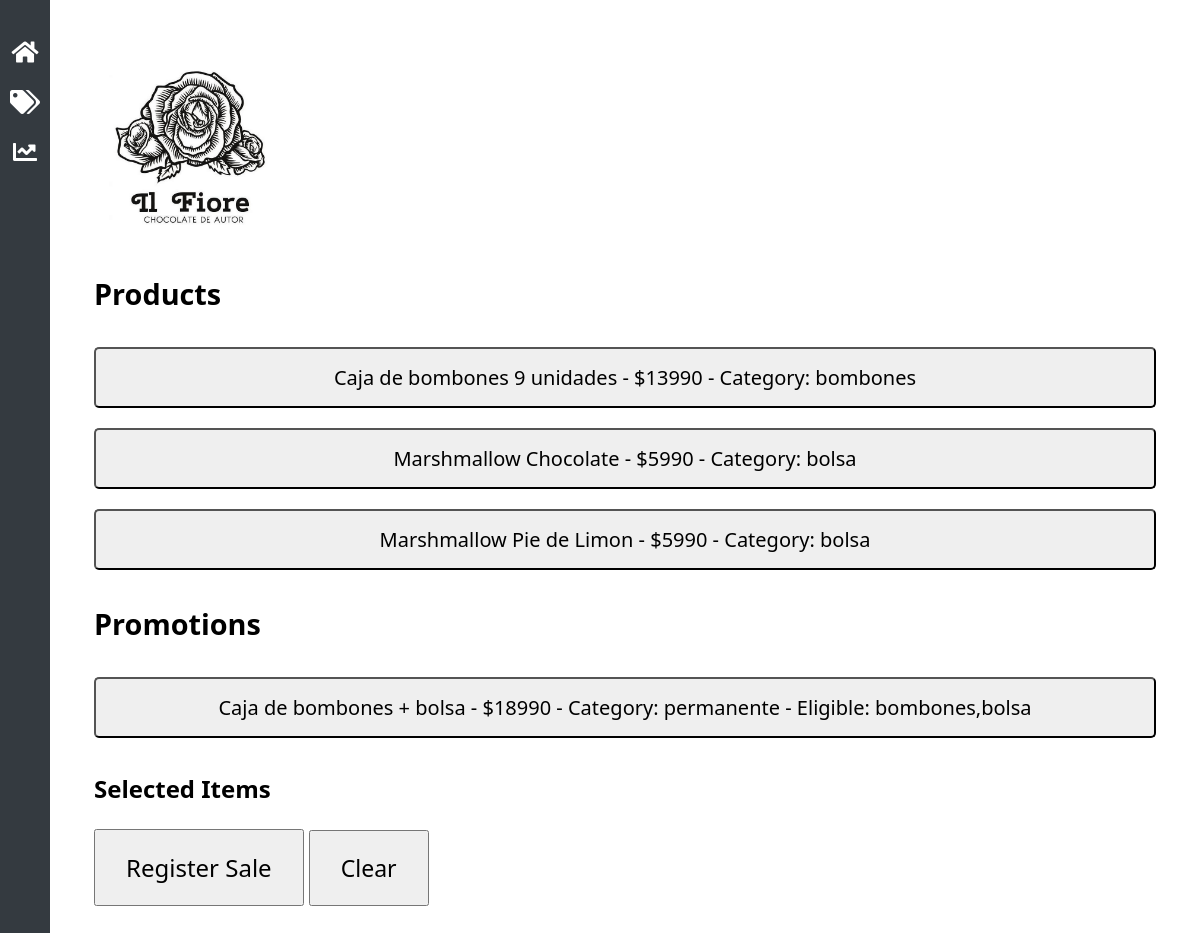
The app's page /sales, older data.
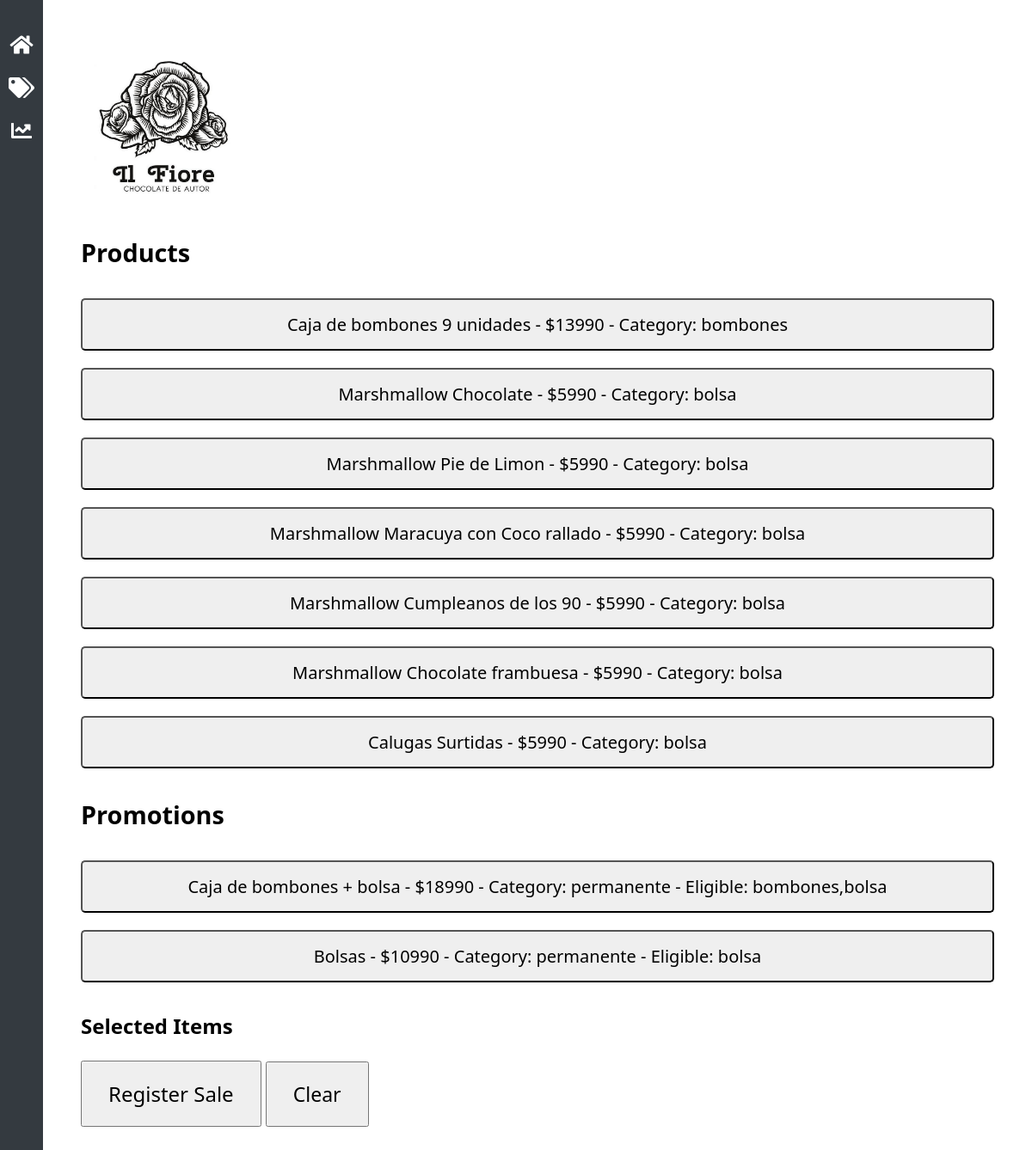
The same page, newer data.
### Websv.py (models this page shows)
class Product(db.Model):
    id = db.Column(db.Integer, primary_key=True)
    name = db.Column(db.String(100), nullable=False)
    price = db.Column(db.Integer, nullable=False)
    product_category = db.Column(db.String(100), nullable=True)

class Promotion(db.Model):
    id = db.Column(db.Integer, primary_key=True)
    name = db.Column(db.String(100), nullable=False)
    price = db.Column(db.Integer, nullable=False)
    promotion_category = db.Column(db.String(100), nullable=True)
    eligible_category = db.Column(db.String(100), nullable=True)  # New field replacing constant_product_id and selectable_group_ids
    selectable_quantities = db.Column(db.String(100), nullable=False)  # Comma-separated string of quantities for IDs

### Websv.py (the view)
@app.route('/sales', methods=['GET', 'POST'])
def sales():
    if request.method == 'POST':
        return handle_post_request()
    else:  # Assuming GET request
        return show_sales_page()

### Websv.py (called while the page is built)
def promotion_to_dict(promotion):
    return {
        'id': promotion.id,
        'name': promotion.name,
        'price': promotion.price,
        'promotion_category': promotion.promotion_category,
        'eligible_category': promotion.eligible_category,
        'selectable_quantities': promotion.selectable_quantities
    }

def show_sales_page():
    products = Product.query.all()
    promotions = Promotion.query.all()
    promotion_dicts = [promotion_to_dict(promo) for promo in promotions]
    return render_template('sales.html', products=products, promotions=promotion_dicts)

### templates/sales.html (shortened to what this page needs)
<!DOCTYPE html>
<html lang="en">
<head>
    <link rel="stylesheet" href="static/modern-ui-style.css">
    <link rel="stylesheet" href="https://cdnjs.cloudflare.com/ajax/libs/font-awesome/5.15.1/css/all.min.css">
</head>
<body>
    <div id="sidebar">
        <ul class="nav flex-column">
            <li class="nav-item">
                <a class="nav-link active" href="/sales">
                    <i class="fas fa-home nav-icon"></i>
                </a>
            </li>
            <li class="nav-item">
                <a class="nav-link" href="/products">
                    <i class="fas fa-tags nav-icon"></i>
                </a>
            </li>
            <li class="nav-item">
                <a class="nav-link" href="/sales-record">
                    <i class="fas fa-chart-line nav-icon"></i>
                </a>
            </li>
        </ul>
    </div>
    <div class="content">
        <div class="container-fluid modern-ui-container">
        <div class="row">
            <div class="col-md-4 logo-container">
                <img src="static/logo.png" alt="Company Logo" class="logo">
            </div>
           <div id="products-section" class="col-md-8">
            <h2>Products</h2>
            <div id="product-buttons" class="d-flex flex-wrap">
                {% for product in products %}
                {% if product.price %}
                <button type="button" class="btn btn-primary product-button" data-product-id="{{ product.id }}">
                    {{ product.name }} - ${{ product.price }} - Category: {{ product.product_category }}
                </button>
                {% endif %}
                {% endfor %}
            </div>
        </div>
        <div id="promotions-section" class="col-md-8">
            <h2>Promotions</h2>
            <div id="promotion-buttons" class="d-flex flex-wrap">
                {% for promo in promotions %}
                {% if promo.name %}
                <button type="button" class="btn btn-primary promo-button" data-promo-id="{{ promo.id }}">
                    {{ promo.name }} - ${{ promo.price }} - Category: {{ promo.promotion_category }} - Eligible: {{ promo.eligible_category }}
                </button>
                {% endif %}
                {% endfor %}
            </div>
        </div>
            </div>
            <div id="temporary-list" class="temporary-list">
            <h3 class="selected-items-title">Selected Items</h3>
            <button id="register-sale" class="btn register-sale-btn">Register Sale</button>
            <button id="clear-sales" class="btn clear-sale-btn">Clear</button>
            </div>
            </div>
            </div>
</body>
</html>

### static/modern-ui-style.css (style rules this page uses)
body, h1, h3, button, input { font-family: 'Segoe UI', 'Helvetica Neue', sans-serif; font-size: larger; }
.container-fluid, .list-group-item { padding: 20px; }
.logo-container .logo { max-width: 200px; }
#product-buttons .product-button, .promo-button { width: 100%; margin: 10px 0; padding: 15px 0; border-radius: 5px; font-size: 1.25rem; }
#temporary-list .selected-items-title, .register-sale-btn { font-size: 1.5rem; }
.register-sale-btn { padding: 20px 30px; }
.clear-sale-btn { padding: 20px 30px; }
#sidebar { position: fixed; top: 0; left: 0; bottom: 0; width: 50px; background-color: #343a40; padding: 0.5rem 0; display: flex; flex-direction: column; align-items: center; }
#sidebar ul { list-style: none; padding: 0; width: 100%; }
#sidebar .nav-item { width: 100%; }
#sidebar .nav-link { color: #ffffff; display: flex; justify-content: center; align-items: center; height: 50px; text-decoration: none; }
#sidebar .nav-icon { font-size: 1.5rem; }
.content { margin-left: 50px; padding: 1rem; }

Row changes from the older to the newer data that the page shows:
added Product: name "Marshmallow Maracuya con Coco rallado", price "5990", product_category "bolsa"
added Product: name "Marshmallow Cumpleanos de los 90", price "5990", product_category "bolsa"
added Product: name "Marshmallow Chocolate frambuesa", price "5990", product_category "bolsa"
added Product: name "Calugas Surtidas", price "5990", product_category "bolsa"
added Promotion: name "Bolsas", price "10990", promotion_category "permanente", eligible_category "bolsa"
